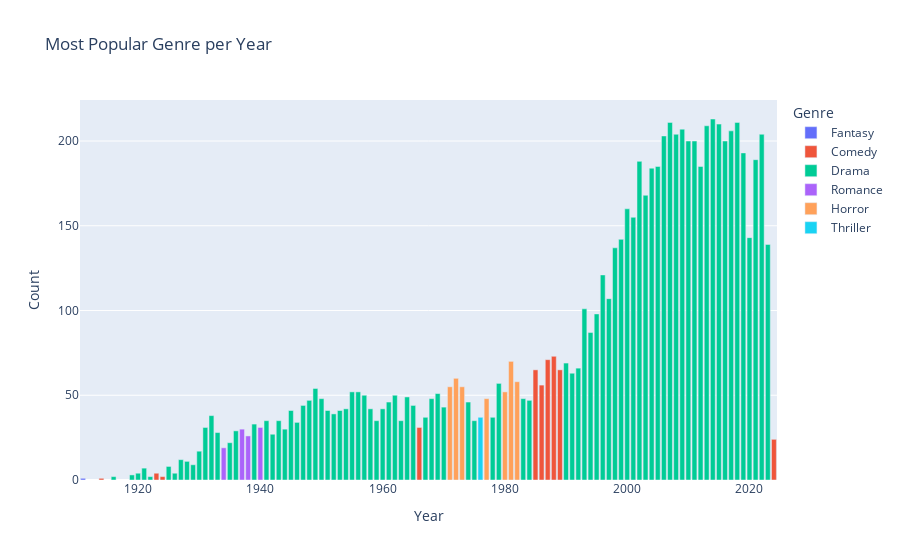
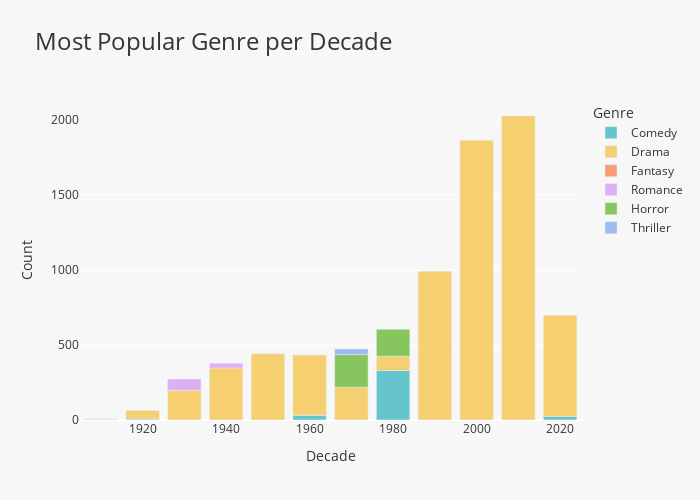

Notebook code for these charts, in order:
### Code cell
fig_year = px.bar(
    most_popular_genres_year,
    x='Year',
    y='Count',
    color='Genre',
    title='Most Popular Genre per Year'
)
fig_year.show()

import pandas as pd
import plotly.express as px

# Assuming `most_popular_genres_year` DataFrame has 'Year', 'Count', 'Genre'.
# Create a new column for Decade
most_popular_genres_year['Decade'] = (most_popular_genres_year['Year'] // 10) * 10

# Aggregate by Decade and Genre
most_popular_genres_decade = most_popular_genres_year.groupby(['Decade', 'Genre'], as_index=False).sum()

# Plot using Plotly
fig_decade = px.bar(
    most_popular_genres_decade,
    x='Decade',
    y='Count',
    color='Genre',
    title='Most Popular Genre per Decade',
    color_discrete_sequence=px.colors.qualitative.Pastel  # Use a pastel color scheme
)

# Update layout with custom RGB background  #363535
#363535
fig_decade.update_layout(
    plot_bgcolor='#F7F7F7',  # Light beige-like custom RGB
    paper_bgcolor='#F7F7F7',  # Soft purple-like custom RGB
    title_font=dict(size=24, color='#363535'),  # Dark purple for title text
    font=dict(color='#363535'),  # Dark purple for general text
    legend=dict(
        title=dict(font=dict(color='#363535')),
        font=dict(size=12, color='#363535')
    ),
    width=700,  # Set a narrower width
    height=500  # Optional: Adjust height for balance
)
fig_decade.write_image("most_popular_genres_decade.svg", format="svg")

# Show the figure
fig_decade.show()

### Figure 1 — Plotly figure (JSON) as saved in the notebook; plotly's stock layout.template omitted (floating-point values rounded to 4 significant figures)
{"data": [{"alignmentgroup": "True", "hovertemplate": "Genre=Fantasy<br>Year=%{x}<br>Count=%{y}<extra></extra>", "legendgroup": "Fantasy", "marker": {"color": "#636efa", "pattern": {"shape": ""}}, "name": "Fantasy", "offsetgroup": "Fantasy", "orientation": "v", "showlegend": true, "textposition": "auto", "type": "bar", "x": [1911], "xaxis": "x", "y": [1], "yaxis": "y"}, {"alignmentgroup": "True", "hovertemplate": "Genre=Comedy<br>Year=%{x}<br>Count=%{y}<extra></extra>", "legendgroup": "Comedy", "marker": {"color": "#EF553B", "pattern": {"shape": ""}}, "name": "Comedy", "offsetgroup": "Comedy", "orientation": "v", "showlegend": true, "textposition": "auto", "type": "bar", "x": [1914, 1923, 1924, 1966, 1985, 1986, 1987, 1988, 1989, 2024], "xaxis": "x", "y": [1, 4, 2, 31, 65, 56, 71, 73, 65, 24], "yaxis": "y"}, {"alignmentgroup": "True", "hovertemplate": "Genre=Drama<br>Year=%{x}<br>Count=%{y}<extra></extra>", "legendgroup": "Drama", "marker": {"color": "#00cc96", "pattern": {"shape": ""}}, "name": "Drama", "offsetgroup": "Drama", "orientation": "v", "showlegend": true, "textposition": "auto", "type": "bar", "x": [1916, 1919, 1920, 1921, 1922, 1925, 1926, 1927, 1928, 1929, 1930, 1931, 1932, 1933, 1935, 1936, 1939, 1941, 1942, 1943, 1944, 1945, 1946, 1947, 1948, 1949, 1950, 1951, 1952, 1953, 1954, 1955, 1956, 1957, 1958, 1959, 1960, 1961, 1962, 1963, 1964, 1965, 1967, 1968, 1969, 1970, 1974, 1975, 1978, 1979, 1983, 1984, 1990, 1991, 1992, 1993, 1994, 1995, 1996, 1997, 1998, 1999, 2000, 2001, 2002, 2003, 2004, 2005, 2006, 2007, 2008, 2009, 2010, 2011, 2012, 2013, 2014, 2015, 2016, 2017, 2018, 2019, 2020, 2021, 2022, 2023], "xaxis": "x", "y": [2, 3, 4, 7, 2, 8, 4, 12, 11, 9, 17, 31, 38, 28, 22, 29, 33, 35, 27, 35, 30, 41, 34, 44, 47, 54, 48, 41, 39, 41, 42, 52, 52, 50, 42, 35, 42, 46, 50, 35, 49, 44, 37, 48, 51, 43, 46, 35, 37, 57, 48, 47, 69, 63, 66, 101, 87, 98, 121, 107, 137, 142, 160, 155, 188, 168, 184, 185, 203, 211, 204, 207, 200, 200, 185, 209, 213, 210, 200, 206, 211, 193, 143, 189, 204, 139], "yaxis": "y"}, {"alignmentgroup": "True", "hovertemplate": "Genre=Romance<br>Year=%{x}<br>Count=%{y}<extra></extra>", "legendgroup": "Romance", "marker": {"color": "#ab63fa", "pattern": {"shape": ""}}, "name": "Romance", "offsetgroup": "Romance", "orientation": "v", "showlegend": true, "textposition": "auto", "type": "bar", "x": [1934, 1937, 1938, 1940], "xaxis": "x", "y": [19, 30, 26, 31], "yaxis": "y"}, {"alignmentgroup": "True", "hovertemplate": "Genre=Horror<br>Year=%{x}<br>Count=%{y}<extra></extra>", "legendgroup": "Horror", "marker": {"color": "#FFA15A", "pattern": {"shape": ""}}, "name": "Horror", "offsetgroup": "Horror", "orientation": "v", "showlegend": true, "textposition": "auto", "type": "bar", "x": [1971, 1972, 1973, 1977, 1980, 1981, 1982], "xaxis": "x", "y": [55, 60, 55, 48, 52, 70, 58], "yaxis": "y"}, {"alignmentgroup": "True", "hovertemplate": "Genre=Thriller<br>Year=%{x}<br>Count=%{y}<extra></extra>", "legendgroup": "Thriller", "marker": {"color": "#19d3f3", "pattern": {"shape": ""}}, "name": "Thriller", "offsetgroup": "Thriller", "orientation": "v", "showlegend": true, "textposition": "auto", "type": "bar", "x": [1976], "xaxis": "x", "y": [37], "yaxis": "y"}], "layout": {"barmode": "relative", "legend": {"title": {"text": "Genre"}, "tracegroupgap": 0}, "title": {"text": "Most Popular Genre per Year"}, "xaxis": {"anchor": "y", "domain": [0, 1], "title": {"text": "Year"}}, "yaxis": {"anchor": "x", "domain": [0, 1], "title": {"text": "Count"}}}}

### Figure 2 — Plotly figure (JSON) as saved in the notebook; plotly's stock layout.template omitted (floating-point values rounded to 4 significant figures)
{"data": [{"alignmentgroup": "True", "hovertemplate": "Genre=Comedy<br>Decade=%{x}<br>Count=%{y}<extra></extra>", "legendgroup": "Comedy", "marker": {"color": "rgb(102, 197, 204)", "pattern": {"shape": ""}}, "name": "Comedy", "offsetgroup": "Comedy", "orientation": "v", "showlegend": true, "textposition": "auto", "type": "bar", "x": [1910, 1920, 1960, 1980, 2020], "xaxis": "x", "y": [1, 6, 31, 330, 24], "yaxis": "y"}, {"alignmentgroup": "True", "hovertemplate": "Genre=Drama<br>Decade=%{x}<br>Count=%{y}<extra></extra>", "legendgroup": "Drama", "marker": {"color": "rgb(246, 207, 113)", "pattern": {"shape": ""}}, "name": "Drama", "offsetgroup": "Drama", "orientation": "v", "showlegend": true, "textposition": "auto", "type": "bar", "x": [1910, 1920, 1930, 1940, 1950, 1960, 1970, 1980, 1990, 2000, 2010, 2020], "xaxis": "x", "y": [5, 57, 198, 347, 442, 402, 218, 95, 991, 1865, 2027, 675], "yaxis": "y"}, {"alignmentgroup": "True", "hovertemplate": "Genre=Fantasy<br>Decade=%{x}<br>Count=%{y}<extra></extra>", "legendgroup": "Fantasy", "marker": {"color": "rgb(248, 156, 116)", "pattern": {"shape": ""}}, "name": "Fantasy", "offsetgroup": "Fantasy", "orientation": "v", "showlegend": true, "textposition": "auto", "type": "bar", "x": [1910], "xaxis": "x", "y": [1], "yaxis": "y"}, {"alignmentgroup": "True", "hovertemplate": "Genre=Romance<br>Decade=%{x}<br>Count=%{y}<extra></extra>", "legendgroup": "Romance", "marker": {"color": "rgb(220, 176, 242)", "pattern": {"shape": ""}}, "name": "Romance", "offsetgroup": "Romance", "orientation": "v", "showlegend": true, "textposition": "auto", "type": "bar", "x": [1930, 1940], "xaxis": "x", "y": [75, 31], "yaxis": "y"}, {"alignmentgroup": "True", "hovertemplate": "Genre=Horror<br>Decade=%{x}<br>Count=%{y}<extra></extra>", "legendgroup": "Horror", "marker": {"color": "rgb(135, 197, 95)", "pattern": {"shape": ""}}, "name": "Horror", "offsetgroup": "Horror", "orientation": "v", "showlegend": true, "textposition": "auto", "type": "bar", "x": [1970, 1980], "xaxis": "x", "y": [218, 180], "yaxis": "y"}, {"alignmentgroup": "True", "hovertemplate": "Genre=Thriller<br>Decade=%{x}<br>Count=%{y}<extra></extra>", "legendgroup": "Thriller", "marker": {"color": "rgb(158, 185, 243)", "pattern": {"shape": ""}}, "name": "Thriller", "offsetgroup": "Thriller", "orientation": "v", "showlegend": true, "textposition": "auto", "type": "bar", "x": [1970], "xaxis": "x", "y": [37], "yaxis": "y"}], "layout": {"barmode": "relative", "font": {"color": "#363535"}, "height": 500, "legend": {"font": {"color": "#363535", "size": 12}, "title": {"font": {"color": "#363535"}, "text": "Genre"}, "tracegroupgap": 0}, "paper_bgcolor": "#F7F7F7", "plot_bgcolor": "#F7F7F7", "title": {"font": {"color": "#363535", "size": 24}, "text": "Most Popular Genre per Decade"}, "width": 700, "xaxis": {"anchor": "y", "domain": [0, 1], "title": {"text": "Decade"}}, "yaxis": {"anchor": "x", "domain": [0, 1], "title": {"text": "Count"}}}}
